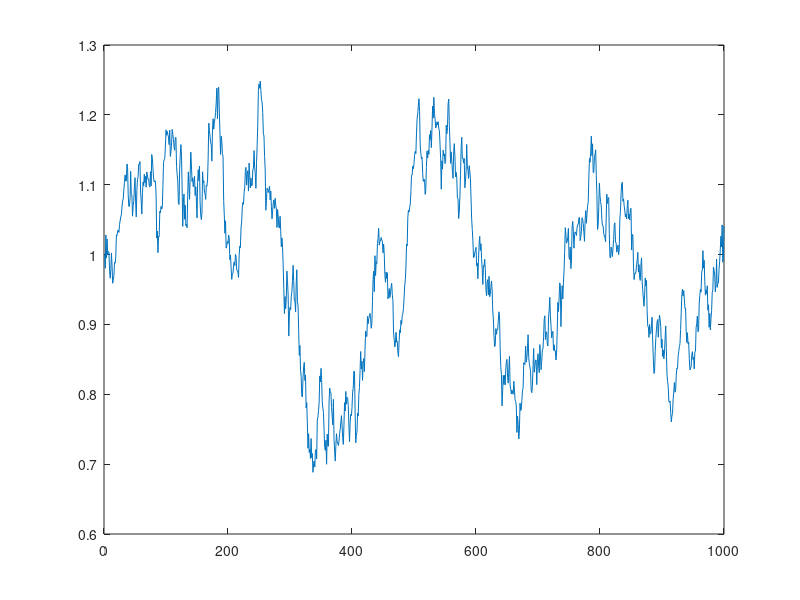

Write MATLAB code to recreate this figure. (Note: this script raises an error after producing the figure.)
%% Simulate AR(1) Autoregressive Processes 
% *back to* <https://fanwangecon.github.io *Fan*>*'s* <https://fanwangecon.github.io/Math4Econ/ 
% *Intro Math for Econ*>*,*  <https://fanwangecon.github.io/M4Econ/ *Matlab Examples*>*, 
% or* <https://fanwangecon.github.io/CodeDynaAsset/ *Dynamic Asset*> *Repositories*
%% Mean and Standard Deviation for AR(1) Autoregressive Process 
% A first-order autoregressive process can be written as:
%% 
% * AR1: $X_t = \text{constant} + \text{persistence}\cdot x_{t-1} + \epsilon$
% * AR1: $X_t = C + \rho\cdot x_{t-1} + \epsilon$
%% 
% Assume that $\epsilon$ is mean zero
% 
% Note that, we know the mean of $X$:
%% 
% * $\mu_{X} = C + \rho\cdot\mu_{X} + 0$
% * $\mu_x = \frac{C}{1-\rho}$
%% 
% Note that, we also know the standard deviation of $X$:
%% 
% * $\text{var}\left(X\right) = \rho^2 \cdot \text{var}\left(X\right) + \text{var}\left(\epsilon\right)$
% * $\sigma_x = \sqrt{\frac{\sigma^2_{\epsilon}}{1-\rho^2}}$
%% 
% We will let the initial point of the time series follow the stationary distribution 
% of the AR(1) process, then we simulate the time series over 100 periods, in 
% the example below, we use a highly persistent shock process with $\rho=0.98$, 
% $\sigma_{\epsilon} = 0.02$, $C=0.02$. Note that for this process:
%% 
% * $\mu_{x}^{\rho=0.98, \sigma_{\epsilon}=0.02, C=0.02} = \frac{0.02}{1-0.98}=1$
% * $\sigma_{x}^{\rho=0.98, \sigma_{\epsilon}=0.02, C=0.02} = \sqrt{\frac{0.02^2}{1-0.98^2}}\approx0.10$
%% Simulated one First-Order Autoregressive Time-Series
% In the Example below, we simulate an individual for 1000 periods, given $\rho=0.98$, 
% $\sigma_{\epsilon} = 0.02$, $C=0.02$. Given that the process is highly persistent, 
% the individual stays rich or poor for dozens of periods at a time. If each period 
% is a year, look at the results below, and suppose the simulated time series 
% is income, what is the process saying about this person's income rise and fall. 
% Note that we have the same person through all 1000 periods, but if you only 
% look at 50 periods (years), you might this this person during one span is really 
% successful, anothe segment of 50 years, doing really bad, but actually there 
% is nothing changing in the person's type, all that is changing is the person's 
% luck.
% 
% First Set Parameters:

% Number of Time Periods
it_T = 1000;
% Mean and SD of the Shock Process
fl_constant = 0.02;
fl_normal_sd = 0.02;
% Persistence
fl_persistence = 0.98;
% Bounds on Shocks
fl_shk_bnds = 3;
% Initialize with exo fed point or not, if false initialize at Random Point
% from the stationary distribution
bl_init = true;
fl_init = fl_constant/(1 - fl_persistence);
%% 
% Second, generate a vector of normal shocks:

% Generate a normal shock vector (the first draw will be ignored)
it_draws = it_T;
rng(789);
ar_fl_shocks = normrnd(0, fl_normal_sd, 1, it_draws);
disp(ar_fl_shocks(1:20));
%% 
% Third, replace any values exceeding bounds:

% out of bounds indicators
fl_shk_bds_lower = 0 - fl_normal_sd*fl_shk_bnds;
fl_shk_bds_upper = 0 + fl_normal_sd*fl_shk_bnds;
ar_bl_outofbounds = (ar_fl_shocks <= fl_shk_bds_lower | ar_fl_shocks >= fl_shk_bds_upper);
% count out of bounds
disp(strcat('lower:', num2str(fl_shk_bds_lower), ', upper:', num2str(fl_shk_bds_upper)));
disp(sum(ar_bl_outofbounds));
ar_fl_shocks(ar_fl_shocks <= fl_shk_bds_lower) = fl_shk_bds_lower;
ar_fl_shocks(ar_fl_shocks >= fl_shk_bds_upper) = fl_shk_bds_upper;
%% 
% Fourth, generate the AR(1) time series:

% Initialize Output Array
ar_fl_time_series = zeros(size(ar_fl_shocks));
% Loop over time
for it_t=1:1:length(ar_fl_shocks)
    if (it_t == 1)
        % initialize using the ean of the process
        ar_fl_time_series(1) = fl_constant/(1 - fl_persistence);
        if (bl_init)
            ar_fl_time_series(1) = fl_init;            
        end
    else
        fl_ts_t = fl_constant + ar_fl_time_series(it_t-1)*fl_persistence + ar_fl_shocks(it_t);
        ar_fl_time_series(it_t) = fl_ts_t;
    end
end
%% 
% Fifth, show the mean and sd of the process (these are very close to the analytical 
% results):

disp(mean(ar_fl_time_series));
disp(std(ar_fl_time_series));
%% 
% Sixth, plot the results:

figure();
% x-axis
ar_it_time = 1:1:length(ar_fl_shocks);
% plot
plot(ar_it_time, ar_fl_time_series);
% Generate Title
ar_fl_params_values = [fl_constant, fl_normal_sd, fl_persistence, fl_shk_bnds];
ar_st_parms_names = ["C", "sd", "persistence", "sd-bounds"];
st_rounding = '.2f';
st_title_main = "AR(1) ";
ar_st_params = strcat(ar_st_parms_names, compose(strcat("=%", st_rounding), ar_fl_params_values));
st_param_pasted = strjoin(ar_st_params, ', ');
st_title_wth_params = strcat(st_title_main, ' (', st_param_pasted, ')');
title({st_title_wth_params, 'Simulate One Individual for 1000 Periods'});
% X and Y labels
ylabel({'Time Series Values'});
xlabel('Time Periods');
grid on;